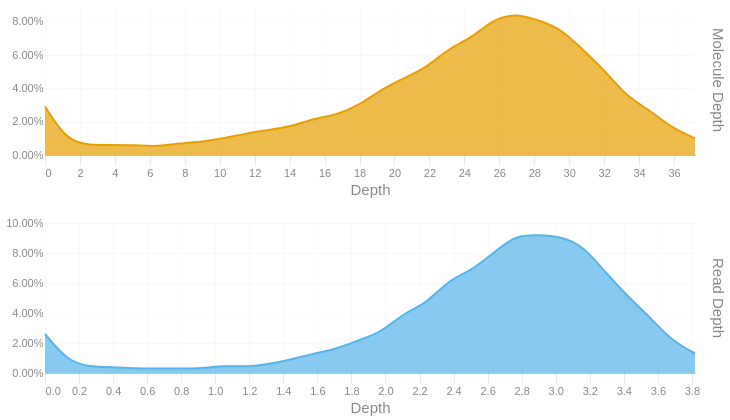

The code cell stored with this chart in its notebook:
### Code cell
readdep = depth_hist(tb['Read Depth'], q99, 3)
readdep = readdep.with_columns(pl.lit('Read Depth').alias('Metric'))
if not SKIPLR:
    moldep = depth_hist(tb['Molecule Depth'], mol_q99, 1)
    moldep = moldep.with_columns(pl.lit('Molecule Depth').alias('Metric'))
    _hist = pl.concat([readdep, moldep])
    _hist = _hist.filter(pl.col('Proportion') != 0)
    with SafeRender(_hist):
        (
            alt.Chart(_hist)        
            .mark_area(interpolate = "basis")
            .encode(
                x=alt.X('Bin:Q').scale(domainMin=0).axis(alt.Axis(title='Depth')),
                y = alt.Y('Proportion:Q', title = None).axis(format = '.2%'),
                color = alt.Color('Metric:N').legend(None),
                row = alt.Row("Metric:N").header(title = None, labelOrient = 'right'),
                tooltip = [
                    alt.Tooltip("Metric:N", title = "Metric"),
                    alt.Tooltip('Interval:N', title = "Depth Interval"),
                    alt.Tooltip('Proportion:Q', title = "% Alignments").format('.2%')
                ]
            )
            .resolve_scale(x='independent', y='independent')
            .properties(
                height = 150, width = 650,
                usermeta={'embedOptions': {'downloadFileName': f'{samplename}.depth.hist'}}
            )
        ).display()
else:
    readdep = readdep.filter(pl.col('Proportion') != 0)
    with SafeRender(readdep):
        (
            alt.Chart(readdep)        
            .mark_area(interpolate = "basis")
            .encode(
                x=alt.X('Bin:Q').scale(domainMin=0).axis(alt.Axis(title='Depth')),
                y = alt.Y('Proportion:Q', title = None).axis(format = '.2%'),
                tooltip = [
                    alt.Tooltip('Interval:N', title = "Depth Interval"),
                    alt.Tooltip('Proportion:Q', title = "% Alignments").format('.2%')
                ]
            )
            .properties(
                usermeta={'embedOptions': {'downloadFileName': f'{samplename}.depth.hist'}}
            )
        ).display()

### Figure 1 — Vega-Lite specification as saved in the notebook (floating-point values rounded to 4 significant figures)
{"width": 650, "height": 150, "config": {"title": {"anchor": "start", "dy": -15, "fontSize": 18, "color": "#888888", "subtitleColor": "#888888", "subtitleFontSize": 14}, "arc": {"fill": "#0072B2"}, "axis": {"domainColor": "#888888", "domainWidth": 0.5, "gridWidth": 0.2, "grid": false, "titleFontWeight": 400, "titleFontSize": 15, "labelFontSize": 11, "labelColor": "#888888", "tickColor": "#888888", "tickWidth": 0.2, "titleColor": "#888888"}, "axisBand": {"grid": false}, "axisX": {"grid": true, "tickSize": 10, "domainCap": "round"}, "axisY": {"domain": false, "grid": true, "tickSize": 0, "domainCap": "round"}, "background": "transparent", "header": {"labelFontSize": 15, "labelColor": "#888888", "titleFontSize": 15, "titleFontWeight": 600, "titleColor": "#888888"}, "legend": {"labelFont": "sans-serif", "labelFontSize": 12, "labelColor": "#888888", "symbolSize": 100, "symbolType": "circle", "titleFontSize": 12, "titlePadding": 10, "titleColor": "#888888", "title": null}, "range": {"category": ["#E69F00", "#56B4E9", "#009E73", "#F0E442", "#0072B2", "#D55E00", "#CC79A7", "#000000"], "diverging": ["#cfe8f3", "#a2d4ec", "#73bfe2", "#46abdb", "#1696d2", "#12719e"]}, "area": {"fill": "#0072B2", "fillOpacity": 0.7, "line": true, "strokeOpacity": 0.7}, "line": {"color": "#0072B2", "stroke": "#0072B2", "strokeWidth": 2}, "trail": {"color": "#0072B2", "stroke": "#0072B2", "strokeWidth": 0, "size": 1}, "point": {"filled": true, "fillOpacity": 1.0, "size": 95}, "text": {"color": "#888888", "fontSize": 11, "align": "right", "fontWeight": 400, "size": 11}, "bar": {"fill": "#0072B2", "stroke": null}, "view": {"stroke": null, "continuousWidth": 660, "continuousHeight": 400}}, "data": {"name": "data-e5c9b3d6934bc8e878498a165e923482"}, "mark": {"type": "area", "interpolate": "basis"}, "encoding": {"color": {"field": "Metric", "legend": null, "type": "nominal"}, "row": {"field": "Metric", "header": {"title": null, "labelOrient": "right"}, "type": "nominal"}, "tooltip": [{"field": "Metric", "title": "Metric", "type": "nominal"}, {"field": "Interval", "title": "Depth Interval", "type": "nominal"}, {"field": "Proportion", "format": ".2%", "title": "% Alignments", "type": "quantitative"}], "x": {"axis": {"title": "Depth"}, "field": "Bin", "scale": {"domainMin": 0}, "type": "quantitative"}, "y": {"axis": {"format": ".2%"}, "field": "Proportion", "title": null, "type": "quantitative"}}, "resolve": {"scale": {"x": "independent", "y": "independent"}}, "usermeta": {"embedOptions": {"downloadFileName": "S5_StJohns_3459.depth.hist"}}, "$schema": "https://vega.github.io/schema/vega-lite/v6.1.0.json", "datasets": {"data-e5c9b3d6934bc8e878498a165e923482": [{"Bin": 0.0, "Interval": "0.0-0.132", "Proportion": 0.026, "Metric": "Read Depth"}, {"Bin": 0.132, "Interval": "0.132-0.263", "Proportion": 0.008, "Metric": "Read Depth"}, {"Bin": 0.263, "Interval": "0.263-0.395", "Proportion": 0.004, "Metric": "Read Depth"}, {"Bin": 0.395, "Interval": "0.395-0.527", "Proportion": 0.004, "Metric": "Read Depth"}, {"Bin": 0.527, "Interval": "0.527-0.658", "Proportion": 0.003, "Metric": "Read Depth"}, {"Bin": 0.658, "Interval": "0.658-0.79", "Proportion": 0.003, "Metric": "Read Depth"}, {"Bin": 0.79, "Interval": "0.79-0.922", "Proportion": 0.003, "Metric": "Read Depth"}, {"Bin": 0.922, "Interval": "0.922-1.053", "Proportion": 0.003, "Metric": "Read Depth"}, {"Bin": 1.053, "Interval": "1.053-1.185", "Proportion": 0.005, "Metric": "Read Depth"}, {"Bin": 1.185, "Interval": "1.185-1.317", "Proportion": 0.004, "Metric": "Read Depth"}, {"Bin": 1.317, "Interval": "1.317-1.448", "Proportion": 0.006, "Metric": "Read Depth"}, {"Bin": 1.448, "Interval": "1.448-1.58", "Proportion": 0.009, "Metric": "Read Depth"}, {"Bin": 1.58, "Interval": "1.58-1.712", "Proportion": 0.013, "Metric": "Read Depth"}, {"Bin": 1.712, "Interval": "1.712-1.843", "Proportion": 0.016, "Metric": "Read Depth"}, {"Bin": 1.843, "Interval": "1.843-1.975", "Proportion": 0.022, "Metric": "Read Depth"}, {"Bin": 1.975, "Interval": "1.975-2.107", "Proportion": 0.027, "Metric": "Read Depth"}, {"Bin": 2.107, "Interval": "2.107-2.238", "Proportion": 0.04, "Metric": "Read Depth"}, {"Bin": 2.238, "Interval": "2.238-2.37", "Proportion": 0.046, "Metric": "Read Depth"}, {"Bin": 2.37, "Interval": "2.37-2.502", "Proportion": 0.062, "Metric": "Read Depth"}, {"Bin": 2.502, "Interval": "2.502-2.633", "Proportion": 0.068, "Metric": "Read Depth"}, {"Bin": 2.633, "Interval": "2.633-2.765", "Proportion": 0.08, "Metric": "Read Depth"}, {"Bin": 2.765, "Interval": "2.765-2.897", "Proportion": 0.092, "Metric": "Read Depth"}, {"Bin": 2.897, "Interval": "2.897-3.028", "Proportion": 0.092, "Metric": "Read Depth"}, {"Bin": 3.028, "Interval": "3.028-3.16", "Proportion": 0.091, "Metric": "Read Depth"}, {"Bin": 3.16, "Interval": "3.16-3.292", "Proportion": 0.085, "Metric": "Read Depth"}, {"Bin": 3.292, "Interval": "3.292-3.423", "Proportion": 0.067, "Metric": "Read Depth"}, {"Bin": 3.423, "Interval": "3.423-3.555", "Proportion": 0.051, "Metric": "Read Depth"}, {"Bin": 3.555, "Interval": "3.555-3.687", "Proportion": 0.037, "Metric": "Read Depth"}, {"Bin": 3.687, "Interval": "3.687-3.818", "Proportion": 0.021, "Metric": "Read Depth"}, {"Bin": 3.818, "Interval": "3.818-3.95", "Proportion": 0.013, "Metric": "Read Depth"}, {"Bin": 0.0, "Interval": "0.0-1.3", "Proportion": 0.029, "Metric": "Molecule Depth"}, {"Bin": 1.3, "Interval": "1.3-2.6", "Proportion": 0.008, "Metric": "Molecule Depth"}, {"Bin": 2.6, "Interval": "2.6-3.8", "Proportion": 0.006, "Metric": "Molecule Depth"}, {"Bin": 3.8, "Interval": "3.8-5.1", "Proportion": 0.006, "Metric": "Molecule Depth"}, {"Bin": 5.1, "Interval": "5.1-6.4", "Proportion": 0.006, "Metric": "Molecule Depth"}, {"Bin": 6.4, "Interval": "6.4-7.7", "Proportion": 0.005, "Metric": "Molecule Depth"}, {"Bin": 7.7, "Interval": "7.7-9.0", "Proportion": 0.007, "Metric": "Molecule Depth"}, {"Bin": 9.0, "Interval": "9.0-10.3", "Proportion": 0.008, "Metric": "Molecule Depth"}, {"Bin": 10.3, "Interval": "10.3-11.5", "Proportion": 0.01, "Metric": "Molecule Depth"}, {"Bin": 11.5, "Interval": "11.5-12.8", "Proportion": 0.013, "Metric": "Molecule Depth"}, {"Bin": 12.8, "Interval": "12.8-14.1", "Proportion": 0.015, "Metric": "Molecule Depth"}, {"Bin": 14.1, "Interval": "14.1-15.4", "Proportion": 0.017, "Metric": "Molecule Depth"}, {"Bin": 15.4, "Interval": "15.4-16.7", "Proportion": 0.022, "Metric": "Molecule Depth"}, {"Bin": 16.7, "Interval": "16.7-18.0", "Proportion": 0.024, "Metric": "Molecule Depth"}, {"Bin": 18.0, "Interval": "18.0-19.2", "Proportion": 0.03, "Metric": "Molecule Depth"}, {"Bin": 19.2, "Interval": "19.2-20.5", "Proportion": 0.039, "Metric": "Molecule Depth"}, {"Bin": 20.5, "Interval": "20.5-21.8", "Proportion": 0.046, "Metric": "Molecule Depth"}, {"Bin": 21.8, "Interval": "21.8-23.1", "Proportion": 0.052, "Metric": "Molecule Depth"}, {"Bin": 23.1, "Interval": "23.1-24.4", "Proportion": 0.064, "Metric": "Molecule Depth"}, {"Bin": 24.4, "Interval": "24.4-25.6", "Proportion": 0.07, "Metric": "Molecule Depth"}, {"Bin": 25.6, "Interval": "25.6-26.9", "Proportion": 0.081, "Metric": "Molecule Depth"}, {"Bin": 26.9, "Interval": "26.9-28.2", "Proportion": 0.085, "Metric": "Molecule Depth"}, {"Bin": 28.2, "Interval": "28.2-29.5", "Proportion": 0.081, "Metric": "Molecule Depth"}, {"Bin": 29.5, "Interval": "29.5-30.8", "Proportion": 0.076, "Metric": "Molecule Depth"}, {"Bin": 30.8, "Interval": "30.8-32.1", "Proportion": 0.063, "Metric": "Molecule Depth"}, {"Bin": 32.1, "Interval": "32.1-33.3", "Proportion": 0.05, "Metric": "Molecule Depth"}, {"Bin": 33.3, "Interval": "33.3-34.6", "Proportion": 0.035, "Metric": "Molecule Depth"}, {"Bin": 34.6, "Interval": "34.6-35.9", "Proportion": 0.027, "Metric": "Molecule Depth"}, {"Bin": 35.9, "Interval": "35.9-37.2", "Proportion": 0.016, "Metric": "Molecule Depth"}, {"Bin": 37.2, "Interval": "37.2-38.47", "Proportion": 0.01, "Metric": "Molecule Depth"}]}}
